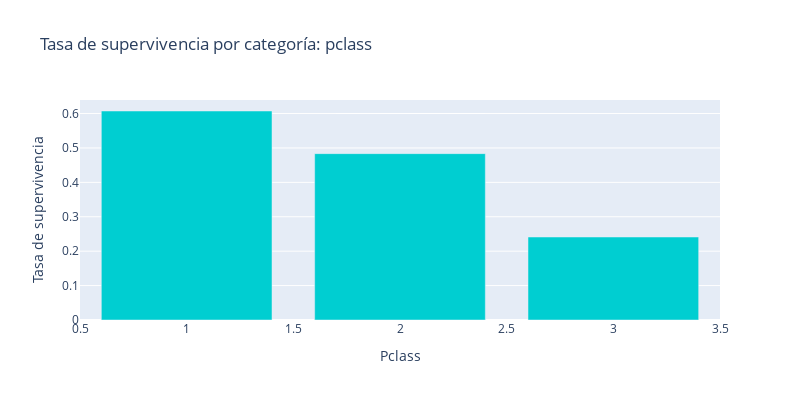

Notebook code cell kept with this figure:
### Markdown cell above
#### Exploración de la clase del pasajero

### Code cell
graficar_supervivencia_por_categoria(X_train, y_train, 'pclass')

### Figure 1 — Plotly figure (JSON) as saved in the notebook; plotly's stock layout.template omitted (floating-point values rounded to 4 significant figures)
{"data": [{"hovertemplate": "Pclass=%{x}<br>Tasa de supervivencia=%{y}<extra></extra>", "legendgroup": "", "marker": {"color": "darkturquoise", "pattern": {"shape": ""}}, "name": "", "orientation": "v", "showlegend": false, "textposition": "auto", "type": "bar", "x": [1, 2, 3], "xaxis": "x", "y": [0.6074, 0.4834, 0.2412], "yaxis": "y"}], "layout": {"barmode": "relative", "height": 400, "legend": {"tracegroupgap": 0}, "title": {"text": "Tasa de supervivencia por categoría: pclass"}, "width": 800, "xaxis": {"anchor": "y", "domain": [0, 1], "title": {"text": "Pclass"}}, "yaxis": {"anchor": "x", "domain": [0, 1], "title": {"text": "Tasa de supervivencia"}}}}
